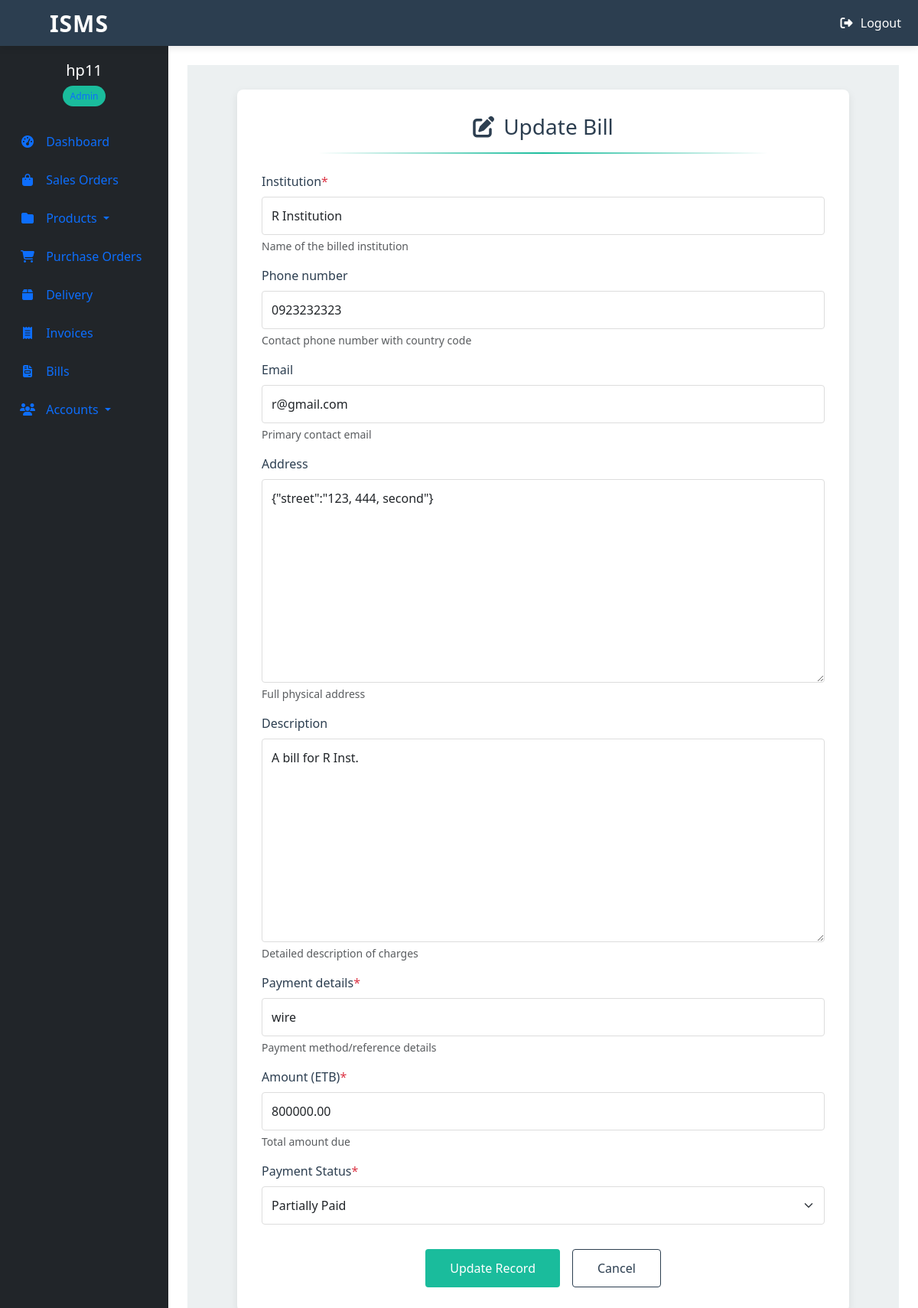
/bills/bill/bill/update/ (signed in), run on the app's committed database.
### bills/models.py (models this page shows)
class Bill(models.Model):
    class PaymentStatus(models.TextChoices):
        UNPAID = 'UN', 'Unpaid'
        PAID = 'PA', 'Paid'
        PARTIAL = 'PR', 'Partially Paid'
    slug = AutoSlugField(
        unique=True,
        populate_from='date',
        help_text='Automatically generated URL identifier'
    )
    date = models.DateTimeField(
        auto_now_add=True,
        verbose_name='Creation Date'
    )
    institution_name = models.CharField(
        max_length=100,
        verbose_name='Institution',
        help_text='Name of the billed institution'
    )
    phone_number = models.CharField(
        max_length=15,
        blank=True,
        null=True,
        validators=[RegexValidator(r'^\+?1?\d{9,15}$')],
        help_text='Contact phone number with country code'
    )
    email = models.EmailField(
        blank=True,
        null=True,
        help_text='Primary contact email'
    )
    address = models.TextField(
        blank=True,
        null=True,
        help_text='Full physical address'
    )
    description = models.TextField(
        blank=True,
        null=True,
        help_text='Detailed description of charges'
    )
    payment_details = models.CharField(
        max_length=255,
        help_text='Payment method/reference details'
    )
    amount = models.DecimalField(
        max_digits=12,
        decimal_places=2,
        validators=[MinValueValidator(0)],
        verbose_name='Amount (ETB)',
        help_text='Total amount due'
    )
    status = models.CharField(
        max_length=2,
        choices=PaymentStatus.choices,
        default=PaymentStatus.UNPAID,
        verbose_name='Payment Status'
    )
    class Meta:
        ordering = ['-date']
        verbose_name = 'Bill'
        verbose_name_plural = 'Bills'
    def __str__(self):
        return f"{self.institution_name} - {self.get_status_display()} (ETB{self.amount})"

### bills/views.py (the view, shortened to what this page needs)
# urls.py: path('bill/<slug:slug>/update/', BillUpdateView.as_view(), name='bill-update'),
class BillUpdateView(BillFormMixin, BillBaseView, UserPassesTestMixin, UpdateView):
    def test_func(self):
        user = self.request.user
        return user.is_superuser or (hasattr(user, 'profile') and user.profile.role == 'AD')
    def get_context_data(self, **kwargs):
        context = super().get_context_data(**kwargs)
        context['title'] = f"Update {self.object}"
        context['is_updating'] = True
        return context

### bills/views.py (called while the page is built)
    def get_context_data(self, **kwargs):
        context = super().get_context_data(**kwargs)
        context['is_update'] = hasattr(self, 'object') and self.object is not None and self.object.pk is not None
        return context

### bills/templates/bills/bill_form.html (shortened to what this page needs)
{% extends "base.html" %}
{% load static %}
{% load crispy_forms_tags %}
{% block content %}
<div class="bill-form-container">
    <div class="bill-form-wrapper">
        <form method="POST" enctype="multipart/form-data" class="bill-form">
            <div class="bill-form-header">
                <h2 class="bill-form-title">
                    <i class="fas fa-{% if is_update %}edit{% else %}plus-circle{% endif %}"></i>
                    {% if is_update %}Update{% else %}Create New{% endif %} Bill
                </h2>
                <div class="bill-form-divider"></div>
            </div>
            <div class="bill-form-content">
                {{ form|crispy }}
            </div>
            <div class="bill-form-actions">
                <button class="bill-form-submit" type="submit">
                    {% if is_update %}Update Record{% else %}Create Bill{% endif %}
                </button>
                <a href="{% url 'bills:bill-list' %}" class="bill-form-cancel">
                    Cancel
                </a>
            </div>
        </form>
    </div>
</div>
{% endblock content %}

### templates/base.html (shortened to what this page needs)
<!DOCTYPE html>
{% load static %}
{% load crispy_forms_tags %}
<html lang="en">
<head>
    <link rel="stylesheet" href="{% static 'inventory_managment_system/css/styles_one.css' %}">
    <link href="https://cdn.jsdelivr.net/npm/bootstrap@5.3.3/dist/css/bootstrap.min.css" rel="stylesheet">
    <link rel="stylesheet" href="https://cdnjs.cloudflare.com/ajax/libs/font-awesome/6.5.0/css/all.min.css">
</head>
<body>
    <nav class="navbar navbar-expand-md navbar-dark fixed-top">
        <div class="container-fluid">
            <a class="navbar-brand" style="font-size: 30px; padding-left: 4.5%;" href="{% url 'store:dashboard' %}">
                ISMS
            </a>
            <div class="collapse navbar-collapse" id="navbarToggle">
                <ul class="navbar-nav ms-auto">
                    {% if request.user.is_authenticated %}
                    <li class="nav-item">
                        <form method="POST" action="{% url 'accounts:logout' %}" style="display: inline;">
                            <button type="submit" class="btn btn-link nav-link text-white" style="padding: 0; border: none;">
                                <i class="fas fa-sign-out-alt me-1"></i> Logout
                            </button>
                        </form>
                    </li>
                    {% endif %}
                </ul>
            </div>
        </div>
    </nav>
    {% if request.user.is_authenticated %}
    <div class="sidebar">
        <div class="sidebar-header">
            <a href="{% url 'accounts:profile' %}" class="text-decoration-none">
                <h5>{{ request.user.username }}</h5>
                <span class="user-badge">
                    {% if request.user.profile.role == 'AD' %} Admin
                    {% elif request.user.profile.role == 'EX' %} Executive
                    {% else %} Operative {% endif %}
                </span>
            </a>
        </div>
        <ul class="nav flex-column">
            <li class="nav-item">
                <a class="nav-link {% if request.resolver_match.url_name == 'dashboard' %}active{% endif %}" href="{% url 'store:dashboard' %}">
                    <i class="fas fa-tachometer-alt"></i> Dashboard
                </a>
            </li>
            <li class="nav-item">
                <a class="nav-link {% if request.resolver_match.url_name == 'sale-list' %}active{% endif %}" href="{% url 'transactions:sale-list' %}">
                    <i class="fas fa-shopping-bag"></i> Sales Orders
                </a>
            </li>
            <li class="nav-item dropdown">
                <a class="nav-link dropdown-toggle {% if request.resolver_match.url_name in 'product-list category-list' %}active{% endif %}" href="#" id="productsDropdown" data-bs-toggle="dropdown">
                    <i class="fas fa-folder"></i> Products
                </a>
            </li>
            <li class="nav-item">
                <a class="nav-link {% if request.resolver_match.url_name == 'purchase-list' %}active{% endif %}" href="{% url 'transactions:purchase-list' %}">
                    <i class="fas fa-shopping-cart"></i> Purchase Orders
                </a>
            </li>
            <li class="nav-item">
                <a class="nav-link {% if request.resolver_match.url_name == 'deliveries' %}active{% endif %}" href="{% url 'store:deliveries' %}">
                    <i class="fas fa-box"></i> Delivery
                </a>
            </li>
            <li class="nav-item">
                <a class="nav-link {% if request.resolver_match.url_name == 'invoice-list' %}active{% endif %}" href="{% url 'invoice:invoice-list' %}">
                    <i class="fas fa-receipt"></i> Invoices
                </a>
            </li>
            <li class="nav-item">
                <a class="nav-link {% if request.resolver_match.url_name == 'bill-list' %}active{% endif %}" href="{% url 'bills:bill-list' %}">
                    <i class="fas fa-file-invoice"></i> Bills
                </a>
            </li>
            <li class="nav-item dropdown">
                <a class="nav-link dropdown-toggle {% if request.resolver_match.url_name in 'profile-list customer-list vendor-list' %}active{% endif %}" href="#" id="accountsDropdown" data-bs-toggle="dropdown">
                    <i class="fas fa-users"></i> Accounts
                </a>
            </li>
        </ul>
    </div>
    {% endif %}
    <div class="content">
        {% block content %}
        {% endblock content %}
    </div>
</body>
</html>

### data on the page
Bill: institution_name "R Institution", phone_number "0923232323", email "r@gmail.com", address "{\"street\":\"123, 444, second\"}", description "A bill for R Inst.", payment_details "wire", amount "800000.00", status "Partially Paid"

### other printed values
{{ request.user.username }} "hp11"
